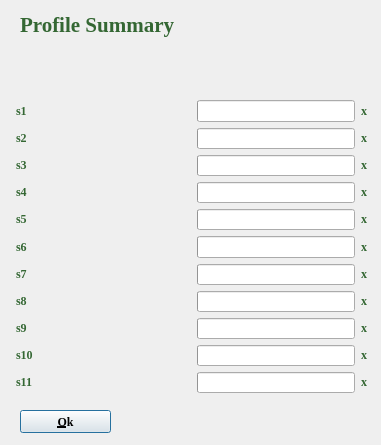
<?xml version="1.0" encoding="UTF-8"?>
<ui version="4.0">
 <class>bandaProfileStatusDialog</class>
 <widget class="QDialog" name="bandaProfileStatusDialog">
  <property name="geometry">
   <rect>
    <x>0</x>
    <y>0</y>
    <width>381</width>
    <height>445</height>
   </rect>
  </property>
  <property name="windowTitle">
   <string>Dialog</string>
  </property>
  <widget class="QLabel" name="titleLabel">
   <property name="geometry">
    <rect>
     <x>20</x>
     <y>10</y>
     <width>271</width>
     <height>31</height>
    </rect>
   </property>
   <property name="sizePolicy">
    <sizepolicy hsizetype="Ignored" vsizetype="Preferred">
     <horstretch>0</horstretch>
     <verstretch>0</verstretch>
    </sizepolicy>
   </property>
   <property name="font">
    <font>
     <family>Georgia</family>
     <pointsize>16</pointsize>
     <weight>75</weight>
     <bold>true</bold>
    </font>
   </property>
   <property name="text">
    <string>&lt;html&gt;&lt;head/&gt;&lt;body&gt;&lt;p&gt;&lt;span style=&quot; color:#346733;&quot;&gt;Profile Summary&lt;/span&gt;&lt;/p&gt;&lt;/body&gt;&lt;/html&gt;</string>
   </property>
  </widget>
  <widget class="QLabel" name="profileNameLabel">
   <property name="geometry">
    <rect>
     <x>20</x>
     <y>40</y>
     <width>271</width>
     <height>31</height>
    </rect>
   </property>
   <property name="sizePolicy">
    <sizepolicy hsizetype="Ignored" vsizetype="Preferred">
     <horstretch>0</horstretch>
     <verstretch>0</verstretch>
    </sizepolicy>
   </property>
   <property name="font">
    <font>
     <family>Georgia</family>
     <pointsize>16</pointsize>
     <weight>75</weight>
     <bold>true</bold>
    </font>
   </property>
   <property name="text">
    <string/>
   </property>
  </widget>
  <widget class="QWidget" name="gridLayoutWidget">
   <property name="geometry">
    <rect>
     <x>16</x>
     <y>100</y>
     <width>351</width>
     <height>293</height>
    </rect>
   </property>
   <layout class="QGridLayout" name="gridLayout">
    <item row="0" column="3">
     <widget class="QLabel" name="catTotal_1">
      <property name="font">
       <font>
        <family>Georgia</family>
        <weight>75</weight>
        <bold>true</bold>
       </font>
      </property>
      <property name="text">
       <string>&lt;html&gt;&lt;head/&gt;&lt;body&gt;&lt;p&gt;&lt;span style=&quot; color:#346733;&quot;&gt;x&lt;/span&gt;&lt;/p&gt;&lt;/body&gt;&lt;/html&gt;</string>
      </property>
     </widget>
    </item>
    <item row="2" column="1">
     <spacer name="catSpacer3">
      <property name="orientation">
       <enum>Qt::Horizontal</enum>
      </property>
      <property name="sizeHint" stdset="0">
       <size>
        <width>40</width>
        <height>20</height>
       </size>
      </property>
     </spacer>
    </item>
    <item row="2" column="2">
     <widget class="QProgressBar" name="catProgress_3">
      <property name="value">
       <number>0</number>
      </property>
      <property name="textVisible">
       <bool>false</bool>
      </property>
     </widget>
    </item>
    <item row="1" column="3">
     <widget class="QLabel" name="catTotal_2">
      <property name="font">
       <font>
        <family>Georgia</family>
        <weight>75</weight>
        <bold>true</bold>
       </font>
      </property>
      <property name="text">
       <string>&lt;html&gt;&lt;head/&gt;&lt;body&gt;&lt;p&gt;&lt;span style=&quot; color:#346733;&quot;&gt;x&lt;/span&gt;&lt;/p&gt;&lt;/body&gt;&lt;/html&gt;</string>
      </property>
     </widget>
    </item>
    <item row="2" column="3">
     <widget class="QLabel" name="catTotal_3">
      <property name="font">
       <font>
        <family>Georgia</family>
        <weight>75</weight>
        <bold>true</bold>
       </font>
      </property>
      <property name="text">
       <string>&lt;html&gt;&lt;head/&gt;&lt;body&gt;&lt;p&gt;&lt;span style=&quot; color:#346733;&quot;&gt;x&lt;/span&gt;&lt;/p&gt;&lt;/body&gt;&lt;/html&gt;</string>
      </property>
     </widget>
    </item>
    <item row="0" column="0">
     <widget class="QLabel" name="catLabel_1">
      <property name="font">
       <font>
        <family>Georgia</family>
        <weight>75</weight>
        <bold>true</bold>
       </font>
      </property>
      <property name="text">
       <string>&lt;html&gt;&lt;head/&gt;&lt;body&gt;&lt;p&gt;&lt;span style=&quot; color:#346733;&quot;&gt;s1&lt;/span&gt;&lt;/p&gt;&lt;/body&gt;&lt;/html&gt;</string>
      </property>
     </widget>
    </item>
    <item row="0" column="1">
     <spacer name="catSpacer1">
      <property name="orientation">
       <enum>Qt::Horizontal</enum>
      </property>
      <property name="sizeHint" stdset="0">
       <size>
        <width>40</width>
        <height>20</height>
       </size>
      </property>
     </spacer>
    </item>
    <item row="1" column="1">
     <spacer name="catSpacer2">
      <property name="orientation">
       <enum>Qt::Horizontal</enum>
      </property>
      <property name="sizeHint" stdset="0">
       <size>
        <width>40</width>
        <height>20</height>
       </size>
      </property>
     </spacer>
    </item>
    <item row="0" column="2">
     <widget class="QProgressBar" name="catProgress_1">
      <property name="value">
       <number>0</number>
      </property>
      <property name="textVisible">
       <bool>false</bool>
      </property>
     </widget>
    </item>
    <item row="1" column="0">
     <widget class="QLabel" name="catLabel_2">
      <property name="font">
       <font>
        <family>Georgia</family>
        <weight>75</weight>
        <bold>true</bold>
       </font>
      </property>
      <property name="text">
       <string>&lt;html&gt;&lt;head/&gt;&lt;body&gt;&lt;p&gt;&lt;span style=&quot; color:#346733;&quot;&gt;s2&lt;/span&gt;&lt;/p&gt;&lt;/body&gt;&lt;/html&gt;</string>
      </property>
     </widget>
    </item>
    <item row="1" column="2">
     <widget class="QProgressBar" name="catProgress_2">
      <property name="value">
       <number>0</number>
      </property>
      <property name="textVisible">
       <bool>false</bool>
      </property>
     </widget>
    </item>
    <item row="2" column="0">
     <widget class="QLabel" name="catLabel_3">
      <property name="font">
       <font>
        <family>Georgia</family>
        <weight>75</weight>
        <bold>true</bold>
       </font>
      </property>
      <property name="text">
       <string>&lt;html&gt;&lt;head/&gt;&lt;body&gt;&lt;p&gt;&lt;span style=&quot; color:#346733;&quot;&gt;s3&lt;/span&gt;&lt;/p&gt;&lt;/body&gt;&lt;/html&gt;</string>
      </property>
     </widget>
    </item>
    <item row="4" column="3">
     <widget class="QLabel" name="catTotal_5">
      <property name="font">
       <font>
        <family>Georgia</family>
        <weight>75</weight>
        <bold>true</bold>
       </font>
      </property>
      <property name="text">
       <string>&lt;html&gt;&lt;head/&gt;&lt;body&gt;&lt;p&gt;&lt;span style=&quot; color:#346733;&quot;&gt;x&lt;/span&gt;&lt;/p&gt;&lt;/body&gt;&lt;/html&gt;</string>
      </property>
     </widget>
    </item>
    <item row="5" column="0">
     <widget class="QLabel" name="catLabel_6">
      <property name="font">
       <font>
        <family>Georgia</family>
        <weight>75</weight>
        <bold>true</bold>
       </font>
      </property>
      <property name="text">
       <string>&lt;html&gt;&lt;head/&gt;&lt;body&gt;&lt;p&gt;&lt;span style=&quot; color:#346733;&quot;&gt;s6&lt;/span&gt;&lt;/p&gt;&lt;/body&gt;&lt;/html&gt;</string>
      </property>
     </widget>
    </item>
    <item row="6" column="1">
     <spacer name="catSpacer7">
      <property name="orientation">
       <enum>Qt::Horizontal</enum>
      </property>
      <property name="sizeHint" stdset="0">
       <size>
        <width>40</width>
        <height>20</height>
       </size>
      </property>
     </spacer>
    </item>
    <item row="6" column="3">
     <widget class="QLabel" name="catTotal_7">
      <property name="font">
       <font>
        <family>Georgia</family>
        <weight>75</weight>
        <bold>true</bold>
       </font>
      </property>
      <property name="text">
       <string>&lt;html&gt;&lt;head/&gt;&lt;body&gt;&lt;p&gt;&lt;span style=&quot; color:#346733;&quot;&gt;x&lt;/span&gt;&lt;/p&gt;&lt;/body&gt;&lt;/html&gt;</string>
      </property>
     </widget>
    </item>
    <item row="8" column="0">
     <widget class="QLabel" name="catLabel_9">
      <property name="font">
       <font>
        <family>Georgia</family>
        <weight>75</weight>
        <bold>true</bold>
       </font>
      </property>
      <property name="text">
       <string>&lt;html&gt;&lt;head/&gt;&lt;body&gt;&lt;p&gt;&lt;span style=&quot; color:#346733;&quot;&gt;s9&lt;/span&gt;&lt;/p&gt;&lt;/body&gt;&lt;/html&gt;</string>
      </property>
     </widget>
    </item>
    <item row="4" column="0">
     <widget class="QLabel" name="catLabel_5">
      <property name="font">
       <font>
        <family>Georgia</family>
        <weight>75</weight>
        <bold>true</bold>
       </font>
      </property>
      <property name="text">
       <string>&lt;html&gt;&lt;head/&gt;&lt;body&gt;&lt;p&gt;&lt;span style=&quot; color:#346733;&quot;&gt;s5&lt;/span&gt;&lt;/p&gt;&lt;/body&gt;&lt;/html&gt;</string>
      </property>
     </widget>
    </item>
    <item row="3" column="1">
     <spacer name="catSpacer4">
      <property name="orientation">
       <enum>Qt::Horizontal</enum>
      </property>
      <property name="sizeHint" stdset="0">
       <size>
        <width>40</width>
        <height>20</height>
       </size>
      </property>
     </spacer>
    </item>
    <item row="3" column="2">
     <widget class="QProgressBar" name="catProgress_4">
      <property name="value">
       <number>0</number>
      </property>
      <property name="textVisible">
       <bool>false</bool>
      </property>
     </widget>
    </item>
    <item row="7" column="1">
     <spacer name="catSpacer8">
      <property name="orientation">
       <enum>Qt::Horizontal</enum>
      </property>
      <property name="sizeHint" stdset="0">
       <size>
        <width>40</width>
        <height>20</height>
       </size>
      </property>
     </spacer>
    </item>
    <item row="6" column="0">
     <widget class="QLabel" name="catLabel_7">
      <property name="font">
       <font>
        <family>Georgia</family>
        <weight>75</weight>
        <bold>true</bold>
       </font>
      </property>
      <property name="text">
       <string>&lt;html&gt;&lt;head/&gt;&lt;body&gt;&lt;p&gt;&lt;span style=&quot; color:#346733;&quot;&gt;s7&lt;/span&gt;&lt;/p&gt;&lt;/body&gt;&lt;/html&gt;</string>
      </property>
     </widget>
    </item>
    <item row="7" column="3">
     <widget class="QLabel" name="catTotal_8">
      <property name="font">
       <font>
        <family>Georgia</family>
        <weight>75</weight>
        <bold>true</bold>
       </font>
      </property>
      <property name="text">
       <string>&lt;html&gt;&lt;head/&gt;&lt;body&gt;&lt;p&gt;&lt;span style=&quot; color:#346733;&quot;&gt;x&lt;/span&gt;&lt;/p&gt;&lt;/body&gt;&lt;/html&gt;</string>
      </property>
     </widget>
    </item>
    <item row="7" column="0">
     <widget class="QLabel" name="catLabel_8">
      <property name="font">
       <font>
        <family>Georgia</family>
        <weight>75</weight>
        <bold>true</bold>
       </font>
      </property>
      <property name="text">
       <string>&lt;html&gt;&lt;head/&gt;&lt;body&gt;&lt;p&gt;&lt;span style=&quot; color:#346733;&quot;&gt;s8&lt;/span&gt;&lt;/p&gt;&lt;/body&gt;&lt;/html&gt;</string>
      </property>
     </widget>
    </item>
    <item row="4" column="2">
     <widget class="QProgressBar" name="catProgress_5">
      <property name="value">
       <number>0</number>
      </property>
      <property name="textVisible">
       <bool>false</bool>
      </property>
     </widget>
    </item>
    <item row="7" column="2">
     <widget class="QProgressBar" name="catProgress_8">
      <property name="value">
       <number>0</number>
      </property>
      <property name="textVisible">
       <bool>false</bool>
      </property>
     </widget>
    </item>
    <item row="8" column="1">
     <spacer name="catSpacer9">
      <property name="orientation">
       <enum>Qt::Horizontal</enum>
      </property>
      <property name="sizeHint" stdset="0">
       <size>
        <width>40</width>
        <height>20</height>
       </size>
      </property>
     </spacer>
    </item>
    <item row="3" column="0">
     <widget class="QLabel" name="catLabel_4">
      <property name="font">
       <font>
        <family>Georgia</family>
        <weight>75</weight>
        <bold>true</bold>
       </font>
      </property>
      <property name="text">
       <string>&lt;html&gt;&lt;head/&gt;&lt;body&gt;&lt;p&gt;&lt;span style=&quot; color:#346733;&quot;&gt;s4&lt;/span&gt;&lt;/p&gt;&lt;/body&gt;&lt;/html&gt;</string>
      </property>
     </widget>
    </item>
    <item row="8" column="2">
     <widget class="QProgressBar" name="catProgress_9">
      <property name="value">
       <number>0</number>
      </property>
      <property name="textVisible">
       <bool>false</bool>
      </property>
     </widget>
    </item>
    <item row="8" column="3">
     <widget class="QLabel" name="catTotal_9">
      <property name="font">
       <font>
        <family>Georgia</family>
        <weight>75</weight>
        <bold>true</bold>
       </font>
      </property>
      <property name="text">
       <string>&lt;html&gt;&lt;head/&gt;&lt;body&gt;&lt;p&gt;&lt;span style=&quot; color:#346733;&quot;&gt;x&lt;/span&gt;&lt;/p&gt;&lt;/body&gt;&lt;/html&gt;</string>
      </property>
     </widget>
    </item>
    <item row="5" column="3">
     <widget class="QLabel" name="catTotal_6">
      <property name="font">
       <font>
        <family>Georgia</family>
        <weight>75</weight>
        <bold>true</bold>
       </font>
      </property>
      <property name="text">
       <string>&lt;html&gt;&lt;head/&gt;&lt;body&gt;&lt;p&gt;&lt;span style=&quot; color:#346733;&quot;&gt;x&lt;/span&gt;&lt;/p&gt;&lt;/body&gt;&lt;/html&gt;</string>
      </property>
     </widget>
    </item>
    <item row="10" column="0">
     <widget class="QLabel" name="catLabel_11">
      <property name="font">
       <font>
        <family>Georgia</family>
        <weight>75</weight>
        <bold>true</bold>
       </font>
      </property>
      <property name="text">
       <string>&lt;html&gt;&lt;head/&gt;&lt;body&gt;&lt;p&gt;&lt;span style=&quot; color:#346733;&quot;&gt;s11&lt;/span&gt;&lt;/p&gt;&lt;/body&gt;&lt;/html&gt;</string>
      </property>
     </widget>
    </item>
    <item row="5" column="2">
     <widget class="QProgressBar" name="catProgress_6">
      <property name="value">
       <number>0</number>
      </property>
      <property name="textVisible">
       <bool>false</bool>
      </property>
     </widget>
    </item>
    <item row="9" column="0">
     <widget class="QLabel" name="catLabel_10">
      <property name="font">
       <font>
        <family>Georgia</family>
        <weight>75</weight>
        <bold>true</bold>
       </font>
      </property>
      <property name="text">
       <string>&lt;html&gt;&lt;head/&gt;&lt;body&gt;&lt;p&gt;&lt;span style=&quot; color:#346733;&quot;&gt;s10&lt;/span&gt;&lt;/p&gt;&lt;/body&gt;&lt;/html&gt;</string>
      </property>
     </widget>
    </item>
    <item row="9" column="1">
     <spacer name="catSpacer10">
      <property name="orientation">
       <enum>Qt::Horizontal</enum>
      </property>
      <property name="sizeHint" stdset="0">
       <size>
        <width>40</width>
        <height>20</height>
       </size>
      </property>
     </spacer>
    </item>
    <item row="9" column="2">
     <widget class="QProgressBar" name="catProgress_10">
      <property name="value">
       <number>0</number>
      </property>
      <property name="textVisible">
       <bool>false</bool>
      </property>
     </widget>
    </item>
    <item row="10" column="1">
     <spacer name="catSpacer11">
      <property name="orientation">
       <enum>Qt::Horizontal</enum>
      </property>
      <property name="sizeHint" stdset="0">
       <size>
        <width>40</width>
        <height>20</height>
       </size>
      </property>
     </spacer>
    </item>
    <item row="5" column="1">
     <spacer name="catSpacer6">
      <property name="orientation">
       <enum>Qt::Horizontal</enum>
      </property>
      <property name="sizeHint" stdset="0">
       <size>
        <width>40</width>
        <height>20</height>
       </size>
      </property>
     </spacer>
    </item>
    <item row="9" column="3">
     <widget class="QLabel" name="catTotal_10">
      <property name="font">
       <font>
        <family>Georgia</family>
        <weight>75</weight>
        <bold>true</bold>
       </font>
      </property>
      <property name="text">
       <string>&lt;html&gt;&lt;head/&gt;&lt;body&gt;&lt;p&gt;&lt;span style=&quot; color:#346733;&quot;&gt;x&lt;/span&gt;&lt;/p&gt;&lt;/body&gt;&lt;/html&gt;</string>
      </property>
     </widget>
    </item>
    <item row="10" column="2">
     <widget class="QProgressBar" name="catProgress_11">
      <property name="value">
       <number>0</number>
      </property>
      <property name="textVisible">
       <bool>false</bool>
      </property>
     </widget>
    </item>
    <item row="10" column="3">
     <widget class="QLabel" name="catTotal_11">
      <property name="font">
       <font>
        <family>Georgia</family>
        <weight>75</weight>
        <bold>true</bold>
       </font>
      </property>
      <property name="text">
       <string>&lt;html&gt;&lt;head/&gt;&lt;body&gt;&lt;p&gt;&lt;span style=&quot; color:#346733;&quot;&gt;x&lt;/span&gt;&lt;/p&gt;&lt;/body&gt;&lt;/html&gt;</string>
      </property>
     </widget>
    </item>
    <item row="3" column="3">
     <widget class="QLabel" name="catTotal_4">
      <property name="font">
       <font>
        <family>Georgia</family>
        <weight>75</weight>
        <bold>true</bold>
       </font>
      </property>
      <property name="text">
       <string>&lt;html&gt;&lt;head/&gt;&lt;body&gt;&lt;p&gt;&lt;span style=&quot; color:#346733;&quot;&gt;x&lt;/span&gt;&lt;/p&gt;&lt;/body&gt;&lt;/html&gt;</string>
      </property>
     </widget>
    </item>
    <item row="6" column="2">
     <widget class="QProgressBar" name="catProgress_7">
      <property name="value">
       <number>0</number>
      </property>
      <property name="textVisible">
       <bool>false</bool>
      </property>
     </widget>
    </item>
    <item row="4" column="1">
     <spacer name="catSpacer5">
      <property name="orientation">
       <enum>Qt::Horizontal</enum>
      </property>
      <property name="sizeHint" stdset="0">
       <size>
        <width>40</width>
        <height>20</height>
       </size>
      </property>
     </spacer>
    </item>
   </layout>
  </widget>
  <widget class="QPushButton" name="okBut">
   <property name="geometry">
    <rect>
     <x>20</x>
     <y>410</y>
     <width>91</width>
     <height>23</height>
    </rect>
   </property>
   <property name="font">
    <font>
     <family>Georgia</family>
     <weight>75</weight>
     <bold>true</bold>
    </font>
   </property>
   <property name="text">
    <string>&amp;Ok</string>
   </property>
  </widget>
 </widget>
 <resources/>
 <connections/>
</ui>
